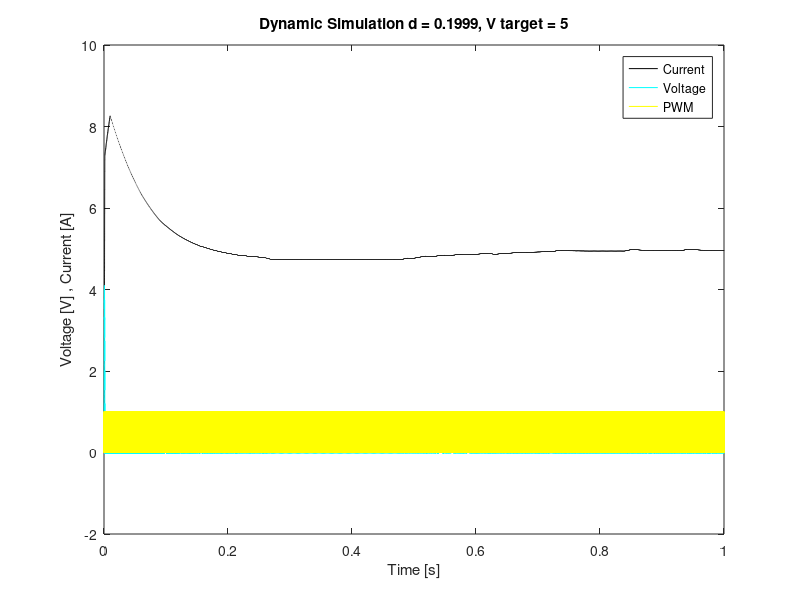

Reproduce this figure in MATLAB.
close all ; clear all; %close all figures and clear all variables 

Vin=1.5; %Input voltage
L=180e-6;
R=680;
C=200e-6;
Vout=0;
iL=0;
time=0;
sumerror = 0;
errorprev = 0;
diferror = 0;
Vout_target=5; %Target voltage
counter=1;

timeStep=1/1000e3;
switchTime=1/10e3;
dutyCycle=0.3;


while time<=1
    
    % Is the switch on or off?
    modulous=mod(time,switchTime);
    if(modulous/switchTime >dutyCycle)
        switchState=0;
    else
        switchState=1;
    end
      
    %If the switch is open, Figure 4 or 5 in notes
    if(switchState==0 && iL<0)
     %Case: Switch open and diode reverse biased (Figure 5 in notes)   
     case1=1;   
    else
     %Case: Switch open, diode forward biased  (Figure 4 in notes)           
     case1=2;       
    end
    
    %If the switch is closed, always case C
    if(switchState==1)
        %Case: Switch closed (Figure 3 in notes)          
        case1=3;
    end   
       
    switch case1
        case 1
            %Case: Switch open and diode reverse biased 
            dVout_dt= -Vout/(R*C);
            Vout=Vout+dVout_dt*timeStep; %Update Vout with new value            
            diL_dt=0;

        case 2           
           %Case: Switch open, diode forward biased

            diL_dt= -Vout/L+Vin/L;
            dVout_dt = iL/C-Vout/(C*R);
            iL=iL+diL_dt*timeStep;  %Update iL with new value
            Vout=Vout+dVout_dt*timeStep;  %Update Vout with new value

        case 3
            %Case: switch closed           
            dVout_dt= -Vout/(R*C);
            Vout=Vout+dVout_dt*timeStep;
            diL_dt = Vin/L;
            iL=iL+diL_dt*timeStep;
    end
    
    
    %Change duty cycle based on error (PID Controller)
     if(mod(time,0.01)<timeStep)   %Change every 0.01 seconds      
         error=Vout-Vout_target;   
         diferror = (error-errorprev)/0.01;%derivative (slope) of e(t)
         sumerror = sumerror + error*0.01; %integral of e(t')dt' in [0 t]
         
          kP=0.007;         
          dutyCycle=dutyCycle-error*kP;   %proportional term
          kI = 0.016;
          dutyCycle=dutyCycle-sumerror*kI;%integral term
          kD = 0.0005;
          dutyCycle=dutyCycle-diferror*kD;%derivative term
     
          errorprev = error;
     end
    
    %More to next step
    time=time+timeStep;
    
    %Store all variables each loop
    time_store(counter)=time;
    pwm(counter) = switchState;
    Vout_store(counter)=Vout;
    iL_store(counter)=iL;
    dutyCycle_store(counter)=dutyCycle;
    counter=counter+1; %Counter for storing variables
    
end

%Plot data
figure,plot(time_store,Vout_store,'k');
hold all,plot(time_store,iL_store,'c');  
hold all,plot(time_store,pwm,'y');  
%hold all, plot(time_store,dutyCycle_store);
xlabel('Time [s]');
ylabel('Voltage [V] , Current [A]');
legend('Current','Voltage','PWM');
%ylim([0 inf]);
xlim([0 1]);
title(['Dynamic Simulation d = ',num2str(dutyCycle),', V target = ', num2str(Vout_target)]);